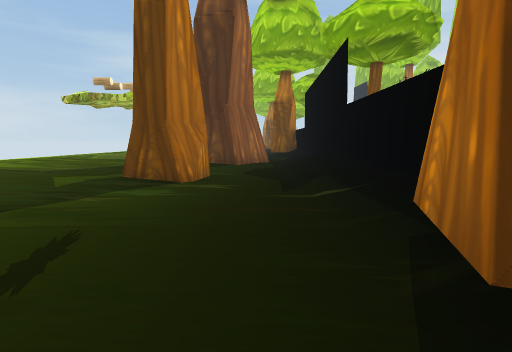
[1] (above)

19 first-person views from a walk through a 3-D level made in the Unity game engine. The camera is 1.3 m above the floor, tilts 6° down and sees 80° across. The floor is counted in squares, 2.01 m on a side. Each view is taken from the middle of a square. On the plan, view 1 faces up. The plan holds only what a view shows up to about 10 squares ahead; the rest is blank. The place goes on beyond the plan. The player character is not drawn. Some animated figures are not drawn. Some surface patterns are stand-ins.

[2]
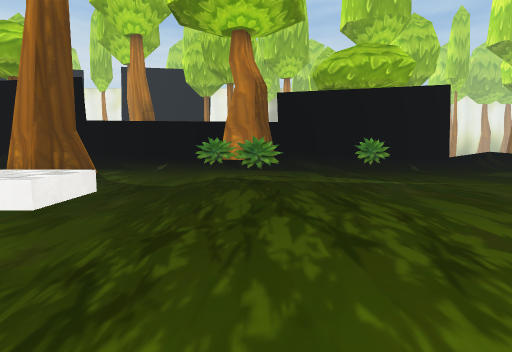

[3]
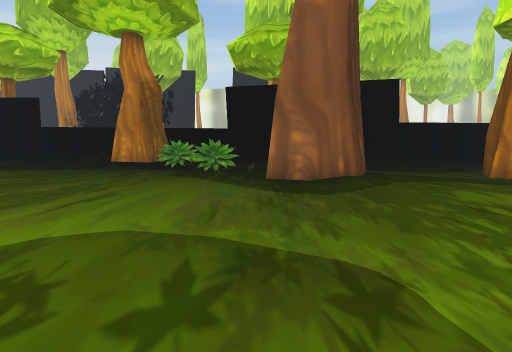

[4]
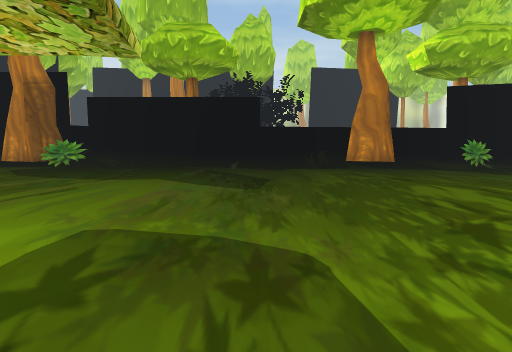

[5]
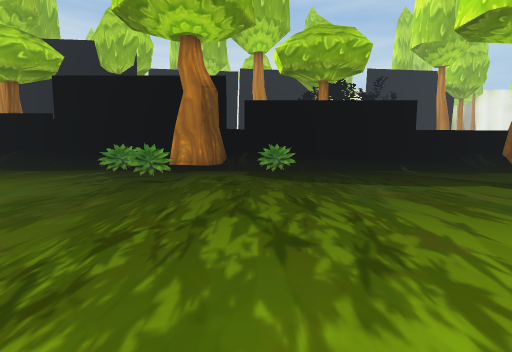

[6]
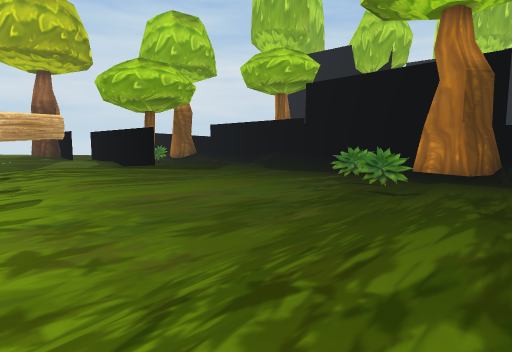

[7]
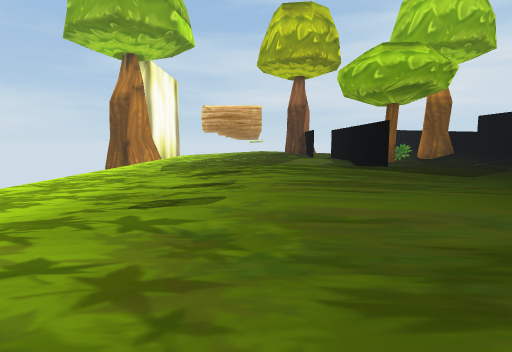

[8]
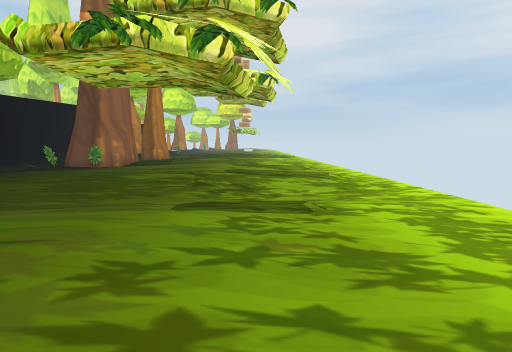

[9]
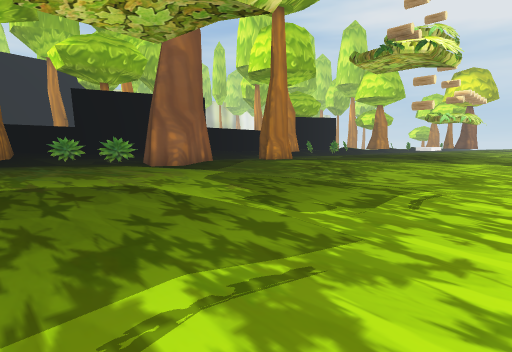

[10]
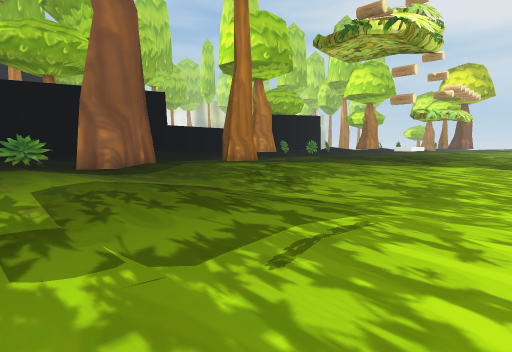

[11]
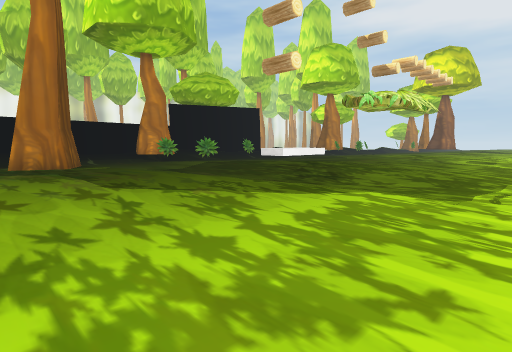

[12]
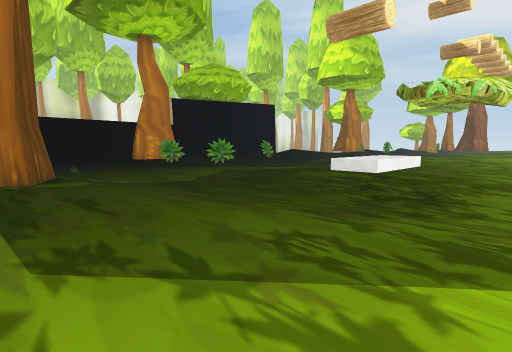

[13]
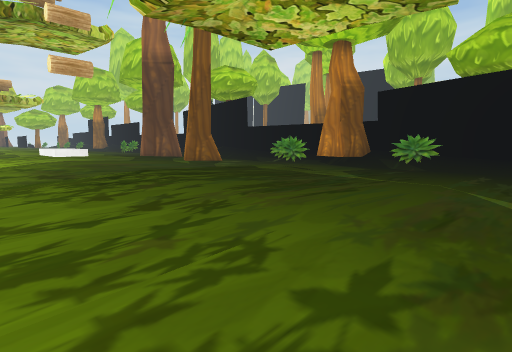

[14]
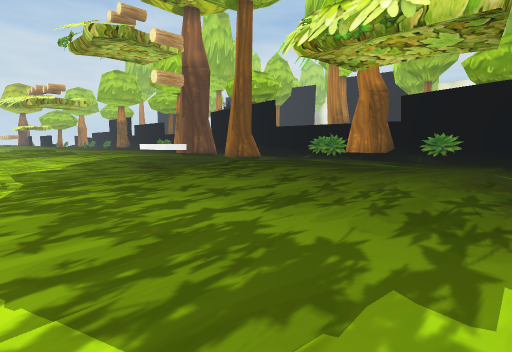

[15]
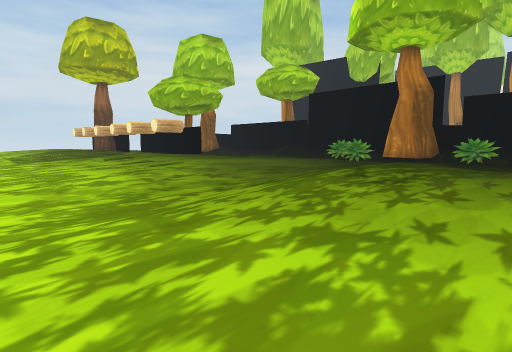

[16]
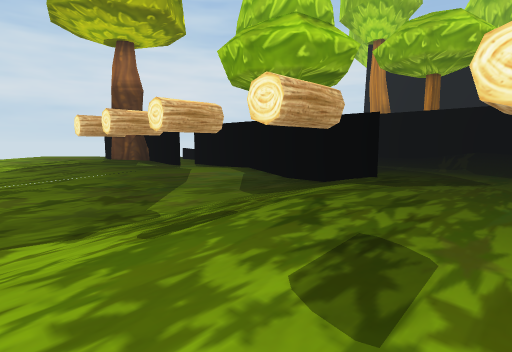

[17]
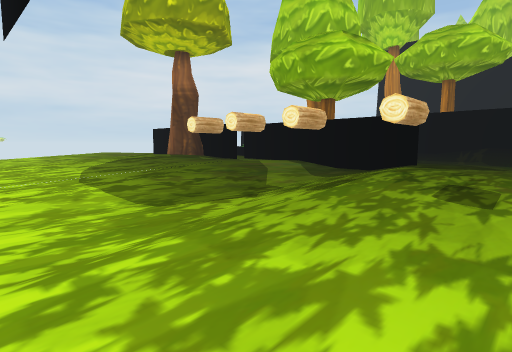

[18]
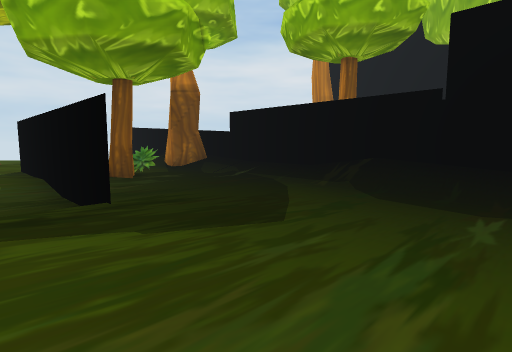

[19]
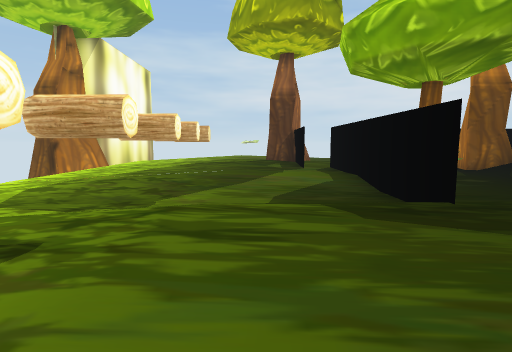

### Floor plan
Key: @ floor where view 1 was taken; # wall or solid block; x gap in a wall; . main floor; : floor 0.25 m higher than the main floor; - floor 0.25 m lower than the main floor; + floor 0.5 m higher than the main floor; _ floor 0.5 m lower than the main floor; / step, stairs or slope; = window, fence, low wall or low ledge.
Columns run from 10 left of view 1 to 2 right of it. Each row starts with its distance up from view 1.
 35 .:::+++# =:/#
 34 .::+#//#//./#
 33 .://///#.../#
 32 ....#//#//:/#
 31 ./////++:::/#
 30 .//+/++:::./#
 29 .:::x:::::./#
 28 ..::::::::./#
 27  .::++::::./#
 26 ..://///.=./#
 25 ........=..##
 24 ..//////::.##
 23 .///++:::=./#
 22 ..::::::.=./#
 21 ...:::::.../#
 20  ..:=:::.../#
 19 ...://///../#
 18 -.////--.../#
 17 ----//////./#
 16 -/////::.../#
 15 -/.::::....##
 14 -...::.....##
 13 -...::...=./#
 12 -..::::.=/./#
 11 -../////---/#
 10 ---------##/#
  9 --///////#//#
  8 -//::::...-/#
  7 -...::....-/#
  6 --......#/-/#
  5 --..:...##-/#
  4 --../////--/#
  3 -/////-----/#
  2 ---//////=-##
  1 -////:..=--##
  0 -/......--@/#
 -1 ---.....-=-/#
 -2 ---.....-=-/#
 -3 ---../////-/#
 -4 _-/////__--/#

Where each view was taken, in squares from view 1:
view 1: 0 up, 0 right, facing up
view 2: 1 up, 8 left, facing right
view 3: 11 up, 8 left, facing right
view 4: 18 up, 8 left, facing right
view 5: 23 up, 8 left, facing right
view 6: 23 up, 7 left, facing up-right
view 7: 24 up, 6 left, facing up
view 8: 22 up, 7 left, facing down
view 9: 15 up, 10 left, facing down-right
view 10: 13 up, 10 left, facing down-right
view 11: 7 up, 10 left, facing down-right
view 12: 6 up, 8 left, facing down-right
view 13: 4 down, 8 left, facing up-right
view 14: 4 down, 10 left, facing up-right
view 15: 21 up, 10 left, facing up-right
view 16: 29 up, 8 left, facing up-right
view 17: 29 up, 10 left, facing up-right
view 18: 28 up, 4 left, facing up-right
view 19: 28 up, 5 left, facing up
